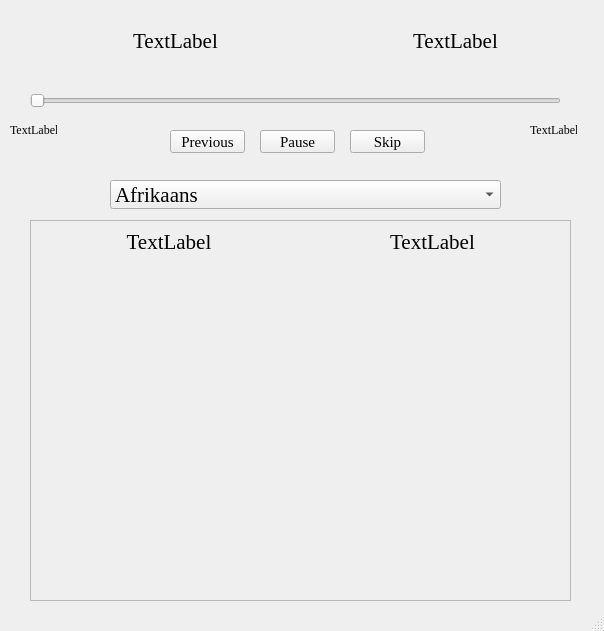
<?xml version="1.0" encoding="UTF-8"?>
<ui version="4.0">
 <class>Spotify_Window</class>
 <widget class="QMainWindow" name="Spotify_Window">
  <property name="geometry">
   <rect>
    <x>0</x>
    <y>0</y>
    <width>604</width>
    <height>631</height>
   </rect>
  </property>
  <property name="windowTitle">
   <string>MainWindow</string>
  </property>
  <widget class="QWidget" name="centralwidget">
   <widget class="QScrollArea" name="lyrics_holder">
    <property name="geometry">
     <rect>
      <x>30</x>
      <y>220</y>
      <width>541</width>
      <height>381</height>
     </rect>
    </property>
    <property name="verticalScrollBarPolicy">
     <enum>Qt::ScrollBarAlwaysOff</enum>
    </property>
    <property name="horizontalScrollBarPolicy">
     <enum>Qt::ScrollBarAlwaysOff</enum>
    </property>
    <property name="widgetResizable">
     <bool>true</bool>
    </property>
    <widget class="QWidget" name="scrollAreaWidgetContents">
     <property name="geometry">
      <rect>
       <x>0</x>
       <y>0</y>
       <width>539</width>
       <height>379</height>
      </rect>
     </property>
     <layout class="QHBoxLayout" name="horizontalLayout">
      <item>
       <widget class="QLabel" name="og_lyrics">
        <property name="font">
         <font>
          <family>Times New Roman</family>
          <pointsize>16</pointsize>
         </font>
        </property>
        <property name="frameShape">
         <enum>QFrame::NoFrame</enum>
        </property>
        <property name="text">
         <string>TextLabel</string>
        </property>
        <property name="alignment">
         <set>Qt::AlignHCenter|Qt::AlignTop</set>
        </property>
        <property name="wordWrap">
         <bool>true</bool>
        </property>
       </widget>
      </item>
      <item>
       <widget class="QLabel" name="translated_lyrics">
        <property name="font">
         <font>
          <family>Times New Roman</family>
          <pointsize>16</pointsize>
         </font>
        </property>
        <property name="frameShape">
         <enum>QFrame::NoFrame</enum>
        </property>
        <property name="text">
         <string>TextLabel</string>
        </property>
        <property name="alignment">
         <set>Qt::AlignHCenter|Qt::AlignTop</set>
        </property>
        <property name="wordWrap">
         <bool>true</bool>
        </property>
       </widget>
      </item>
     </layout>
    </widget>
   </widget>
   <widget class="QLabel" name="song_name">
    <property name="geometry">
     <rect>
      <x>30</x>
      <y>20</y>
      <width>291</width>
      <height>41</height>
     </rect>
    </property>
    <property name="font">
     <font>
      <family>Times New Roman</family>
      <pointsize>16</pointsize>
      <weight>50</weight>
      <bold>false</bold>
     </font>
    </property>
    <property name="frameShape">
     <enum>QFrame::NoFrame</enum>
    </property>
    <property name="text">
     <string>TextLabel</string>
    </property>
    <property name="alignment">
     <set>Qt::AlignCenter</set>
    </property>
    <property name="wordWrap">
     <bool>true</bool>
    </property>
   </widget>
   <widget class="QLabel" name="song_artists">
    <property name="geometry">
     <rect>
      <x>340</x>
      <y>20</y>
      <width>231</width>
      <height>41</height>
     </rect>
    </property>
    <property name="font">
     <font>
      <family>Times New Roman</family>
      <pointsize>16</pointsize>
      <weight>50</weight>
      <bold>false</bold>
     </font>
    </property>
    <property name="frameShape">
     <enum>QFrame::NoFrame</enum>
    </property>
    <property name="text">
     <string>TextLabel</string>
    </property>
    <property name="alignment">
     <set>Qt::AlignCenter</set>
    </property>
    <property name="wordWrap">
     <bool>true</bool>
    </property>
   </widget>
   <widget class="QPushButton" name="btn_play_pause">
    <property name="geometry">
     <rect>
      <x>260</x>
      <y>130</y>
      <width>75</width>
      <height>23</height>
     </rect>
    </property>
    <property name="font">
     <font>
      <family>Times New Roman</family>
      <pointsize>11</pointsize>
     </font>
    </property>
    <property name="text">
     <string>Pause</string>
    </property>
   </widget>
   <widget class="QPushButton" name="btn_previous">
    <property name="geometry">
     <rect>
      <x>170</x>
      <y>130</y>
      <width>75</width>
      <height>23</height>
     </rect>
    </property>
    <property name="font">
     <font>
      <family>Times New Roman</family>
      <pointsize>11</pointsize>
     </font>
    </property>
    <property name="text">
     <string>Previous</string>
    </property>
   </widget>
   <widget class="QPushButton" name="btn_skip">
    <property name="geometry">
     <rect>
      <x>350</x>
      <y>130</y>
      <width>75</width>
      <height>23</height>
     </rect>
    </property>
    <property name="font">
     <font>
      <family>Times New Roman</family>
      <pointsize>11</pointsize>
     </font>
    </property>
    <property name="text">
     <string>Skip</string>
    </property>
   </widget>
   <widget class="QSlider" name="horizontalSlider">
    <property name="geometry">
     <rect>
      <x>30</x>
      <y>90</y>
      <width>531</width>
      <height>22</height>
     </rect>
    </property>
    <property name="orientation">
     <enum>Qt::Horizontal</enum>
    </property>
   </widget>
   <widget class="QLabel" name="lbl_current_progression">
    <property name="geometry">
     <rect>
      <x>10</x>
      <y>120</y>
      <width>47</width>
      <height>20</height>
     </rect>
    </property>
    <property name="font">
     <font>
      <family>Times New Roman</family>
     </font>
    </property>
    <property name="text">
     <string>TextLabel</string>
    </property>
   </widget>
   <widget class="QLabel" name="lbl_total_period">
    <property name="geometry">
     <rect>
      <x>530</x>
      <y>120</y>
      <width>47</width>
      <height>20</height>
     </rect>
    </property>
    <property name="font">
     <font>
      <family>Times New Roman</family>
     </font>
    </property>
    <property name="text">
     <string>TextLabel</string>
    </property>
   </widget>
   <widget class="QComboBox" name="language_box">
    <property name="geometry">
     <rect>
      <x>110</x>
      <y>180</y>
      <width>391</width>
      <height>29</height>
     </rect>
    </property>
    <property name="font">
     <font>
      <family>Times New Roman</family>
      <pointsize>16</pointsize>
     </font>
    </property>
    <property name="layoutDirection">
     <enum>Qt::LeftToRight</enum>
    </property>
    <property name="currentText">
     <string>Afrikaans</string>
    </property>
    <property name="frame">
     <bool>true</bool>
    </property>
    <item>
     <property name="text">
      <string>Afrikaans</string>
     </property>
    </item>
    <item>
     <property name="text">
      <string>Albanian</string>
     </property>
    </item>
    <item>
     <property name="text">
      <string>Amharic</string>
     </property>
    </item>
    <item>
     <property name="text">
      <string>Arabic</string>
     </property>
    </item>
    <item>
     <property name="text">
      <string>Armenian</string>
     </property>
    </item>
    <item>
     <property name="text">
      <string>Azerbaijani</string>
     </property>
    </item>
    <item>
     <property name="text">
      <string>Basque</string>
     </property>
    </item>
    <item>
     <property name="text">
      <string>Belarusian</string>
     </property>
    </item>
    <item>
     <property name="text">
      <string>Bengali</string>
     </property>
    </item>
    <item>
     <property name="text">
      <string>Bosnian</string>
     </property>
    </item>
    <item>
     <property name="text">
      <string>Bulgarian</string>
     </property>
    </item>
    <item>
     <property name="text">
      <string>Catalan</string>
     </property>
    </item>
    <item>
     <property name="text">
      <string>Cebuano</string>
     </property>
    </item>
    <item>
     <property name="text">
      <string>Chichewa</string>
     </property>
    </item>
    <item>
     <property name="text">
      <string>Chinese (Simplified)</string>
     </property>
    </item>
    <item>
     <property name="text">
      <string>Chinese (Traditional)</string>
     </property>
    </item>
    <item>
     <property name="text">
      <string>Corsican</string>
     </property>
    </item>
    <item>
     <property name="text">
      <string>Croatian</string>
     </property>
    </item>
    <item>
     <property name="text">
      <string>Czech</string>
     </property>
    </item>
    <item>
     <property name="text">
      <string>Danish</string>
     </property>
    </item>
    <item>
     <property name="text">
      <string>Dutch</string>
     </property>
    </item>
    <item>
     <property name="text">
      <string>English</string>
     </property>
    </item>
    <item>
     <property name="text">
      <string>Esperanto</string>
     </property>
    </item>
    <item>
     <property name="text">
      <string>Estonian</string>
     </property>
    </item>
    <item>
     <property name="text">
      <string>Filipino</string>
     </property>
    </item>
    <item>
     <property name="text">
      <string>Finnish</string>
     </property>
    </item>
    <item>
     <property name="text">
      <string>French</string>
     </property>
    </item>
    <item>
     <property name="text">
      <string>Frisian</string>
     </property>
    </item>
    <item>
     <property name="text">
      <string>Galician</string>
     </property>
    </item>
    <item>
     <property name="text">
      <string>Georgian</string>
     </property>
    </item>
    <item>
     <property name="text">
      <string>German</string>
     </property>
    </item>
    <item>
     <property name="text">
      <string>Greek</string>
     </property>
    </item>
    <item>
     <property name="text">
      <string>Gujarati</string>
     </property>
    </item>
    <item>
     <property name="text">
      <string>Haitian Creole</string>
     </property>
    </item>
    <item>
     <property name="text">
      <string>Hausa</string>
     </property>
    </item>
    <item>
     <property name="text">
      <string>Hawaiian</string>
     </property>
    </item>
    <item>
     <property name="text">
      <string>Hebrew</string>
     </property>
    </item>
    <item>
     <property name="text">
      <string>Hindi</string>
     </property>
    </item>
    <item>
     <property name="text">
      <string>Hmong</string>
     </property>
    </item>
    <item>
     <property name="text">
      <string>Hungarian</string>
     </property>
    </item>
    <item>
     <property name="text">
      <string>Icelandic</string>
     </property>
    </item>
    <item>
     <property name="text">
      <string>Igbo</string>
     </property>
    </item>
    <item>
     <property name="text">
      <string>Indonesian</string>
     </property>
    </item>
    <item>
     <property name="text">
      <string>Irish</string>
     </property>
    </item>
    <item>
     <property name="text">
      <string>Italian</string>
     </property>
    </item>
    <item>
     <property name="text">
      <string>Japanese</string>
     </property>
    </item>
    <item>
     <property name="text">
      <string>Javanese</string>
     </property>
    </item>
    <item>
     <property name="text">
      <string>Kannada</string>
     </property>
    </item>
    <item>
     <property name="text">
      <string>Kazakh</string>
     </property>
    </item>
    <item>
     <property name="text">
      <string>Khmer</string>
     </property>
    </item>
    <item>
     <property name="text">
      <string>Korean</string>
     </property>
    </item>
    <item>
     <property name="text">
      <string>Kurdish (Kurmanji)</string>
     </property>
    </item>
    <item>
     <property name="text">
      <string>Kyrgyz</string>
     </property>
    </item>
    <item>
     <property name="text">
      <string>Lao</string>
     </property>
    </item>
    <item>
     <property name="text">
      <string>Latin</string>
     </property>
    </item>
    <item>
     <property name="text">
      <string>Latvian</string>
     </property>
    </item>
    <item>
     <property name="text">
      <string>Lithuanian</string>
     </property>
    </item>
    <item>
     <property name="text">
      <string>Luxembourgish</string>
     </property>
    </item>
    <item>
     <property name="text">
      <string>Macedonian</string>
     </property>
    </item>
    <item>
     <property name="text">
      <string>Malagasy</string>
     </property>
    </item>
    <item>
     <property name="text">
      <string>Malay</string>
     </property>
    </item>
    <item>
     <property name="text">
      <string>Malayalam</string>
     </property>
    </item>
    <item>
     <property name="text">
      <string>Maltese</string>
     </property>
    </item>
    <item>
     <property name="text">
      <string>Maori</string>
     </property>
    </item>
    <item>
     <property name="text">
      <string>Marathi</string>
     </property>
    </item>
    <item>
     <property name="text">
      <string>Mongolian</string>
     </property>
    </item>
    <item>
     <property name="text">
      <string>Myanmar (Burmese)</string>
     </property>
    </item>
    <item>
     <property name="text">
      <string>Nepali</string>
     </property>
    </item>
    <item>
     <property name="text">
      <string>Norwegian</string>
     </property>
    </item>
    <item>
     <property name="text">
      <string>Odia</string>
     </property>
    </item>
    <item>
     <property name="text">
      <string>Pashto</string>
     </property>
    </item>
    <item>
     <property name="text">
      <string>Persian</string>
     </property>
    </item>
    <item>
     <property name="text">
      <string>Polish</string>
     </property>
    </item>
    <item>
     <property name="text">
      <string>Portuguese</string>
     </property>
    </item>
    <item>
     <property name="text">
      <string>Punjabi</string>
     </property>
    </item>
    <item>
     <property name="text">
      <string>Romanian</string>
     </property>
    </item>
    <item>
     <property name="text">
      <string>Russian</string>
     </property>
    </item>
    <item>
     <property name="text">
      <string>Samoan</string>
     </property>
    </item>
    <item>
     <property name="text">
      <string>Scots Gaelic</string>
     </property>
    </item>
    <item>
     <property name="text">
      <string>Serbian</string>
     </property>
    </item>
    <item>
     <property name="text">
      <string>Sesotho</string>
     </property>
    </item>
    <item>
     <property name="text">
      <string>Shona</string>
     </property>
    </item>
    <item>
     <property name="text">
      <string>Sindhi</string>
     </property>
    </item>
    <item>
     <property name="text">
      <string>Sinhala</string>
     </property>
    </item>
    <item>
     <property name="text">
      <string>Slovak</string>
     </property>
    </item>
    <item>
     <property name="text">
      <string>Slovenian</string>
     </property>
    </item>
    <item>
     <property name="text">
      <string>Somali</string>
     </property>
    </item>
    <item>
     <property name="text">
      <string>Spanish</string>
     </property>
    </item>
    <item>
     <property name="text">
      <string>Sundanese</string>
     </property>
    </item>
    <item>
     <property name="text">
      <string>Swahili</string>
     </property>
    </item>
    <item>
     <property name="text">
      <string>Swedish</string>
     </property>
    </item>
    <item>
     <property name="text">
      <string>Tajik</string>
     </property>
    </item>
    <item>
     <property name="text">
      <string>Tamil</string>
     </property>
    </item>
    <item>
     <property name="text">
      <string>Telugu</string>
     </property>
    </item>
    <item>
     <property name="text">
      <string>Thai</string>
     </property>
    </item>
    <item>
     <property name="text">
      <string>Turkish</string>
     </property>
    </item>
    <item>
     <property name="text">
      <string>Ukrainian</string>
     </property>
    </item>
    <item>
     <property name="text">
      <string>Urdu</string>
     </property>
    </item>
    <item>
     <property name="text">
      <string>Uyghur</string>
     </property>
    </item>
    <item>
     <property name="text">
      <string>Uzbek</string>
     </property>
    </item>
    <item>
     <property name="text">
      <string>Vietnamese</string>
     </property>
    </item>
    <item>
     <property name="text">
      <string>Welsh</string>
     </property>
    </item>
    <item>
     <property name="text">
      <string>Xhosa</string>
     </property>
    </item>
    <item>
     <property name="text">
      <string>Yiddish</string>
     </property>
    </item>
    <item>
     <property name="text">
      <string>Yoruba</string>
     </property>
    </item>
    <item>
     <property name="text">
      <string>Zulu</string>
     </property>
    </item>
   </widget>
  </widget>
  <widget class="QStatusBar" name="statusbar"/>
 </widget>
 <resources/>
 <connections/>
</ui>
